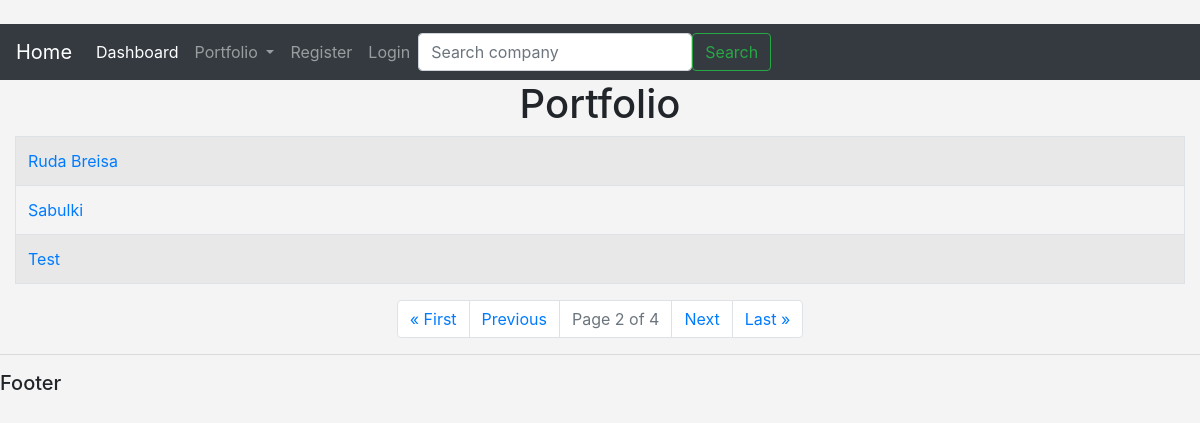
The page /list_portfolio?page=2 on the database its author committed.
### base/models.py (models this page shows)
class Portfolio(models.Model):
    name = models.CharField('name', max_length=60)
    company = models.ManyToManyField(Company, blank=True, null=True)
    user = models.IntegerField('portfolio user', blank=False, default=1)
    def __str__(self):
        return self.name

### base/views.py (the view)
# urls.py: path('list_portfolio', views.list_portfolio, name='list-portfolio'),
def list_portfolio(request):
    list_portfolio = Portfolio.objects.all().order_by('name')
    p = Paginator(list_portfolio, 3)
    page = request.GET.get('page')
    portfolios = p.get_page(page)
    return render(request, 'base/portfolio.html', {'show_portfolio': list_portfolio, 'portfolios': portfolios})

### base/templates/base/portfolio.html (shortened to what this page needs)
{% extends 'base/main.html' %}
{% block content %}
    <center>
    <h1>Portfolio</h1>
<table class="table table-striped table-hover table-bordered">
        {% for portfolio in portfolios %}
    <tr>
        <td>
            <a href="{% url 'show-portfolio' portfolio.id %}">{{ portfolio }}</a> <br>
        </td>
    </tr>
        {% endfor %}
</table>
    </center>
<nav aria-label="Page navigation example">
  <ul class="pagination justify-content-center">
{% if portfolios.has_previous %}
    <li class="page-item"><a class="page-link" href="?page=1">&laquo First</a></li>
    <li class="page-item"><a class="page-link" href="?page={{ portfolios.previous_page_number }}">Previous</a></li>
{% endif %}
<li class="page-item disabled"><a href="#" class="page-link">Page {{ portfolios.number }} of {{ portfolios.paginator.num_pages }}</a></li>
{% if portfolios.has_next %}
    <li class="page-item"><a class="page-link" href="?page={{ portfolios.next_page_number}}">Next</a></li>
    <li class="page-item"><a class="page-link" href="?page={{ portfolios.paginator.num_pages}}">Last &raquo</a></li>
{% endif %}
</ul>
</nav>
{% endblock content %}

### base/templates/base/main.html (style rules this page uses)
body { background: #f4f4f4; }

### rows shown on the page
Portfolio: name "Ruda Breisa"
Portfolio: name "Sabulki"
Portfolio: name "Test"

### other values the page prints
{{ portfolios.number }} "2"
{{ portfolios.paginator.num_pages }} "4"
